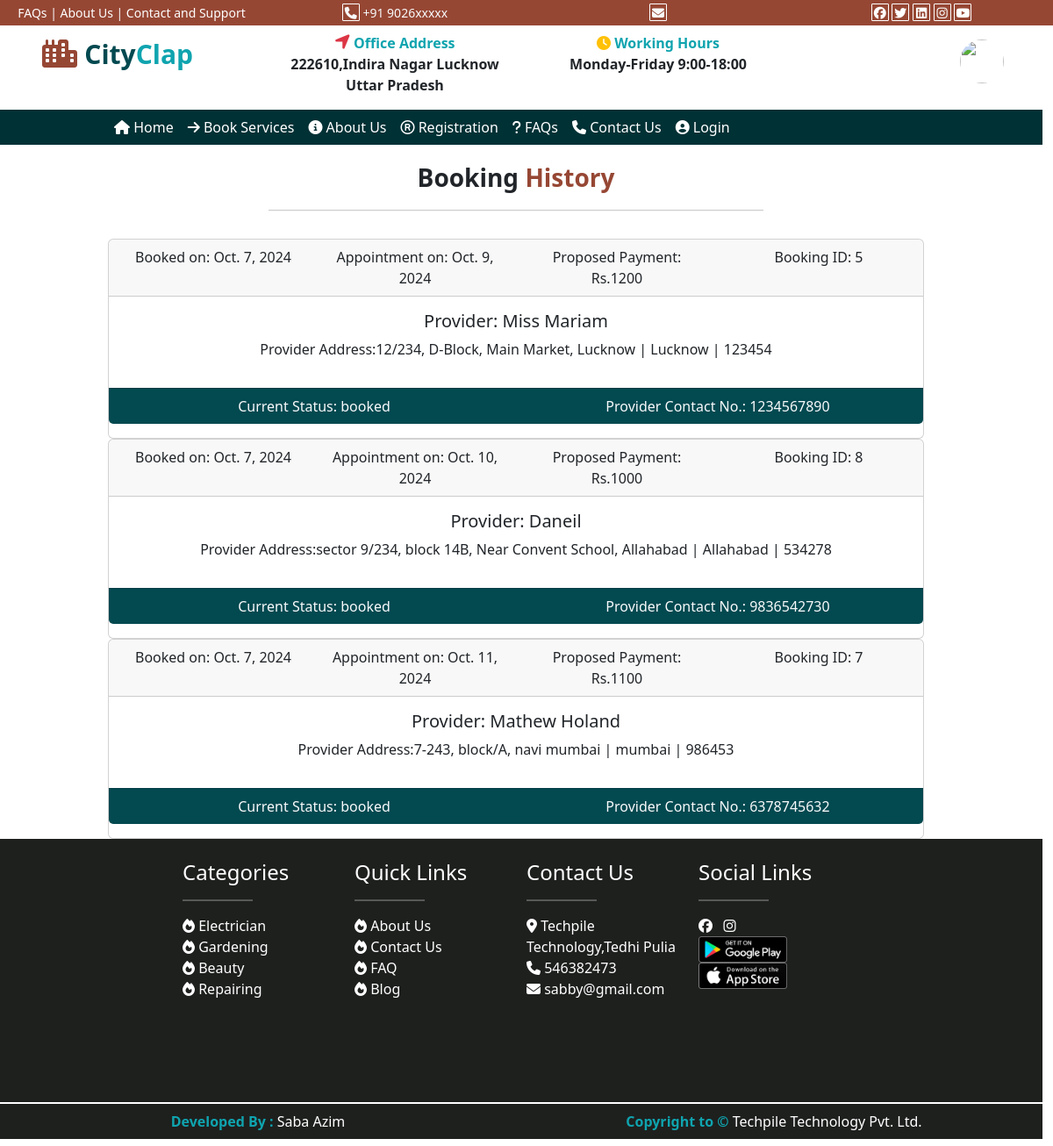
/bookinghistory/, run on the app's committed database.
### user/models.py (models this page shows, shortened)
class tbl_booking(models.Model):
    providerid =models.ForeignKey(service_provider,on_delete=models.CASCADE)
    email= models.ForeignKey(tbl_register,on_delete=models.CASCADE)
    date = models.DateField(null=True)
    time = models.TimeField(null=True)
    detail = models.TextField(null=True)
    address = models.TextField(null=True)
    city = models.CharField(max_length=50,null=True)
    pincode = models.IntegerField(null=True)
    payment = models.IntegerField(null=True)
    reqdate = models.DateField(null=True)
    status = models.CharField(max_length=50,null=True)

class service_provider(models.Model):
    provider_name=models.CharField(max_length=50,null=True)
    provider_picture=models.ImageField(upload_to='static/provider/',null=True)
    avg_price=models.FloatField()
    discount_price=models.FloatField()
    service_name=models.CharField(max_length=200,null=True)
    details=models.TextField(null=True)
    availability=HTMLField(null=True)
    provider_mobile=models.CharField(max_length=50,null=True)
    city=models.CharField(max_length=100,null=True)
    address=models.TextField(null=True)
    service_picture=models.ImageField(upload_to='static/service/',null=True)
    service_category=models.ForeignKey(category,on_delete=models.CASCADE)
    pincode=models.IntegerField()
    added_date=models.DateField(null=True)

### user/views.py (the view)
# urls.py: path('bookinghistory/', views.bookinghistory),
def bookinghistory(request):
    cursor = connection.cursor()
    email=request.session.get('email')
    rows = tbl_booking.objects.all().order_by('reqdate')
    md={"data":rows}
    return render(request,'bookinghistory.html',md)

### templates/bookinghistory.html (shortened to what this page needs)
{% extends 'base.html' %}
{% load static %}
{% block childpage %}
<div class="row heading text-center py-3">
    <div class="col-sm-6 mx-auto ">
        <p class="fs-3"><b>Booking</b><b class="txt-color2"> History</b></p>
        <hr/>
    </div>
</div>
{% for s in data %}
<div class="container">
<div class="col-sm-10 mx-auto">
    <div class="card text-center">
        <div class="card-header">
            <div class="row">
                <div class="col-sm-3">Booked on: {{s.date}}</div>
                <div class="col-sm-3">Appointment on: {{s.reqdate}}</div>
                <div class="col-sm-3">Proposed Payment: Rs.{{s.payment}} </div>
                <div class="col-sm-3 float-end">Booking ID: {{s.providerid.id}}</div>
            </div>
        </div>
        <div class="card-body mx-auto">
            <h5 class="card-title">Provider: {{s.providerid.provider_name}}</h5>
            <p class="card-text">Provider Address:{{s.address}} | {{s.city}} | {{s.pincode}} </p>
        </div>
        <div class="card-footer text-light my-3 bg-mycolor3 ">
            <div class="row " style="...">
            <div class="col-sm-6">Current Status: {{s.status}}</div>
            <div class="col-sm-6">Provider Contact No.: {{s.providerid.provider_mobile}}</div>
        </div>
            </div>
    </div>
</div>
    </div>
{% endfor %}
{% endblock %}

### templates/base.html (style rules this page uses)
:root { --bgcolor1:#003135; --bgcolor2:#964734; --bgcolor3:#024950; --bgcolor4:#0FA4AF; }
.bg-mycolor3 { background:var(--bgcolor3); }
.txt-color2 { color:var(--bgcolor2); }

### data on the page
tbl_booking: date "Oct. 7, 2024", reqdate "Oct. 9, 2024", payment "1200", providerid.id "5", providerid.provider_name "Miss Mariam", address "12/234, D-Block, Main Market, Lucknow", city "Lucknow", pincode "123454", status "booked", providerid.provider_mobile "1234567890"
tbl_booking: date "Oct. 7, 2024", reqdate "Oct. 10, 2024", payment "1000", providerid.id "8", providerid.provider_name "Daneil", address "sector 9/234, block 14B, Near Convent School, Allahabad", city "Allahabad", pincode "534278", status "booked", providerid.provider_mobile "9836542730"
tbl_booking: date "Oct. 7, 2024", reqdate "Oct. 11, 2024", payment "1100", providerid.id "7", providerid.provider_name "Mathew Holand", address "7-243, block/A, navi mumbai", city "mumbai", pincode "986453", status "booked", providerid.provider_mobile "6378745632"
